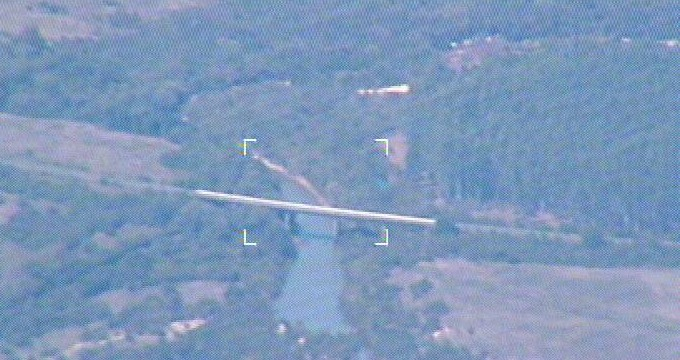
#> input picture Códigos/correcaoB.jpg, 680 x 360 px
$ python math.py
#> lines starting #> are read from the running program, lines starting #| are printed output that depends on the picture
import cv2
import numpy as np
import matplotlib.pyplot as plt

def open_image(image_path):
    """
    Opens an RGB image from the specified path.

    Parameters:
        image_path (str): Path to the image file.

    Returns:
        img (numpy.ndarray): The opened RGB image.
    """
#> called with image_path = 'correcaoB.jpg'
    img = cv2.imread(image_path)  # Open the image
#> img is the input picture: shape (360, 680, 3); mean B, G, R 186.8, 152.3, 126.7
    img = cv2.cvtColor(img, cv2.COLOR_BGR2RGB)  # Convert from BGR to RGB
    return img

def erosion(img, kernel_size=(5, 5)):
    """
    Applies erosion to the image.

    Parameters:
        img (numpy.ndarray): The RGB image.
        kernel_size (tuple): Size of the structuring element.

    Returns:
        eroded (numpy.ndarray): The eroded image.
    """
#> called with kernel_size = (5, 5)
    kernel = np.ones(kernel_size, np.uint8)  # Create a structuring element
    eroded = cv2.erode(img, kernel, iterations=1)  # Apply erosion
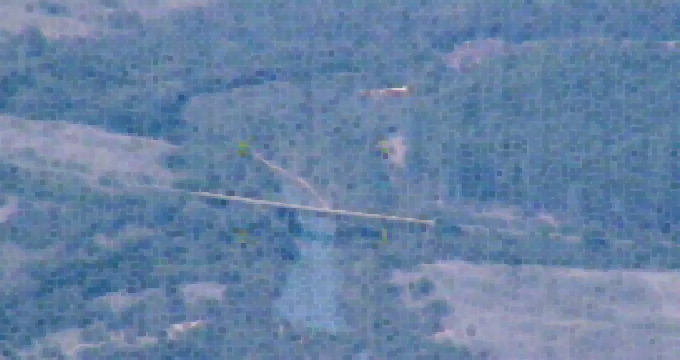
#> eroded: shape (360, 680, 3); mean R, G, B 103.7, 130, 164.5
    return eroded

def dilation(img, kernel_size=(5, 5)):
    """
    Applies dilation to the image.

    Parameters:
        img (numpy.ndarray): The RGB image.
        kernel_size (tuple): Size of the structuring element.

    Returns:
        dilated (numpy.ndarray): The dilated image.
    """
#> called with kernel_size = (5, 5)
    kernel = np.ones(kernel_size, np.uint8)  # Create a structuring element
    dilated = cv2.dilate(img, kernel, iterations=1)  # Apply dilation
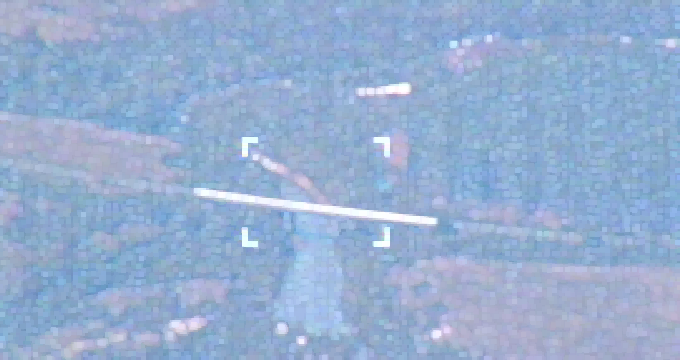
#> dilated: shape (360, 680, 3); mean R, G, B 149.5, 174.4, 209
    return dilated

def opening(img, kernel_size=(5, 5)):
    """
    Applies morphological opening to the image.

    Parameters:
        img (numpy.ndarray): The RGB image.
        kernel_size (tuple): Size of the structuring element.

    Returns:
        opened (numpy.ndarray): The opened image.
    """
#> called with kernel_size = (5, 5)
    kernel = np.ones(kernel_size, np.uint8)  # Create a structuring element
    opened = cv2.morphologyEx(img, cv2.MORPH_OPEN, kernel)  # Apply opening
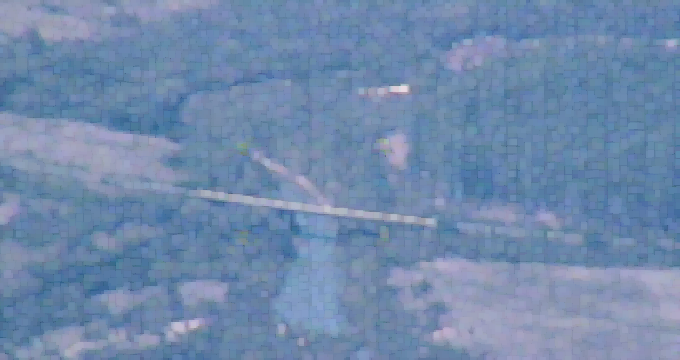
#> opened: shape (360, 680, 3); mean R, G, B 112.4, 137.6, 172.1
    return opened

def closing(img, kernel_size=(5, 5)):
    """
    Applies morphological closing to the image.

    Parameters:
        img (numpy.ndarray): The RGB image.
        kernel_size (tuple): Size of the structuring element.

    Returns:
        closed (numpy.ndarray): The closed image.
    """
#> called with kernel_size = (5, 5)
    kernel = np.ones(kernel_size, np.uint8)  # Create a structuring element
    closed = cv2.morphologyEx(img, cv2.MORPH_CLOSE, kernel)  # Apply closing
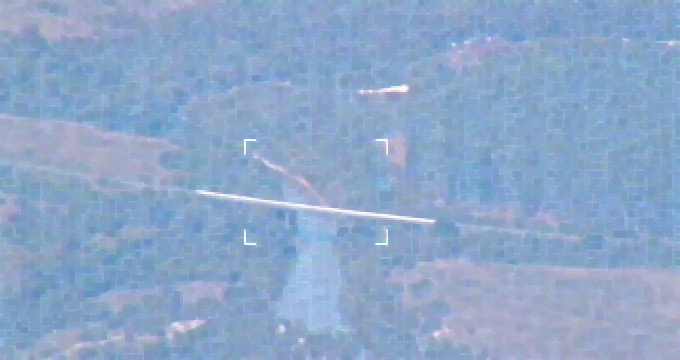
#> closed: shape (360, 680, 3); mean R, G, B 141, 166.9, 201.4
    return closed

def display_images(original, eroded, dilated, opened, closed):
    """
    Displays the original and processed images using matplotlib.

    Parameters:
        original (numpy.ndarray): The original image.
        eroded (numpy.ndarray): The eroded image.
        dilated (numpy.ndarray): The dilated image.
        opened (numpy.ndarray): The opened image.
        closed (numpy.ndarray): The closed image.
    """
    plt.figure(figsize=(12, 8))

    plt.subplot(2, 3, 1)
    plt.imshow(original)
    plt.title('Original Image')
    plt.axis('off')

    plt.subplot(2, 3, 2)
    plt.imshow(eroded)
    plt.title('Eroded Image')
    plt.axis('off')

    plt.subplot(2, 3, 3)
    plt.imshow(dilated)
    plt.title('Dilated Image')
    plt.axis('off')

    plt.subplot(2, 3, 4)
    plt.imshow(opened)
    plt.title('Opened Image')
    plt.axis('off')

    plt.subplot(2, 3, 5)
    plt.imshow(closed)
    plt.title('Closed Image')
    plt.axis('off')

    plt.tight_layout()
    plt.show()

# Example usage
image_path = 'correcaoB.jpg'  # Replace with your image path
rgb_image = open_image(image_path)
eroded_image = erosion(rgb_image)
dilated_image = dilation(rgb_image)
opened_image = opening(rgb_image)
closed_image = closing(rgb_image)

# Display all images
display_images(rgb_image, eroded_image, dilated_image, opened_image, closed_image)
